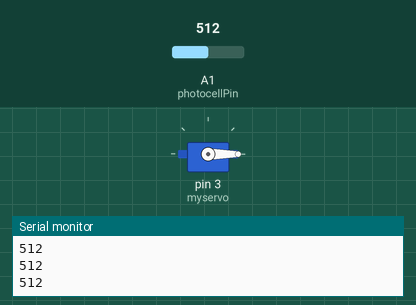
The sketch below on a simulated Arduino Uno, built with avr-gcc and run on an emulated ATmega328P. Shown: servo, the last lines printed to the serial monitor. Inputs (shaded band) come from the test bench; at power-on: A1 (photocellPin) = 512.

Above: at 1.2 s.
1.3 s: A1 (photocellPin) set to 216
2.8 s: A1 (photocellPin) set to 190
At 3.37 s:
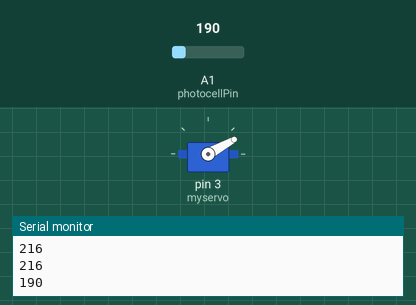
At 6.0 s:
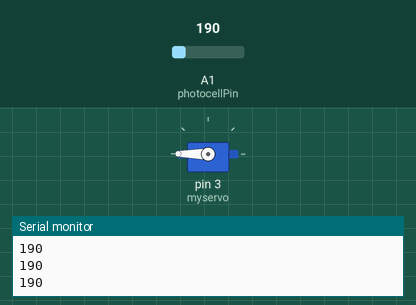
Timing chart, 0 to 7.5 s (numbered marks = the images above; inputs shaded):
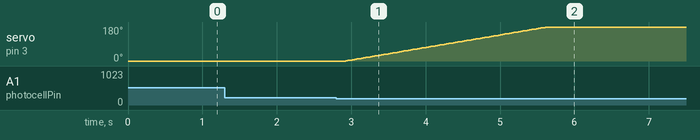

Measured:
- the behaviour switches between 200 and 199 on A1 (photocellPin) (found by bisection; images 0 and 1)
- after the input at 2.8 s, servo on pin 3 (myservo): moves from 0° to 180° over 2.7 s, starting after 0.12 s

The sketch:

test_phototcell_control_servo.ino
```cpp
#include <Servo.h>
Servo myservo;  // create servo object to control a servo
int photocellPin = 1;
int photocellReading;
int lightOnValue = 200;
int lightOffValue = 400;

int peopleState = false;
int ledRelay = 10;

void setup() {
  myservo.attach(3);  // attaches the servo on GIO2 to the servo object
  Serial.begin(9600);
  myservo.write(0);
}

void loop() {
  int pos;
  photocellReading = analogRead(photocellPin);
  Serial.println(photocellReading);
  delay(100);
  if(photocellReading > lightOffValue && peopleState == true){//dark
    peopleState = false;
    //servo to 0
    for (pos = 180; pos >= 0; pos -= 1) { // goes from 180 degrees to 0 degrees
      myservo.write(pos);              // tell servo to go to position in variable 'pos'
      delay(15);                       // waits 15ms for the servo to reach the position
    }
  }else if(photocellReading < lightOnValue && peopleState == false){//light on
    peopleState = true;
    //servo to 180
    for (pos = 0; pos <= 180; pos += 1) { // goes from 0 degrees to 180 degrees
      // in steps of 1 degree
      myservo.write(pos);              // tell servo to go to position in variable 'pos'
      delay(15);                       // waits 15ms for the servo to reach the position
    }
  }

/*


  */
}
```
